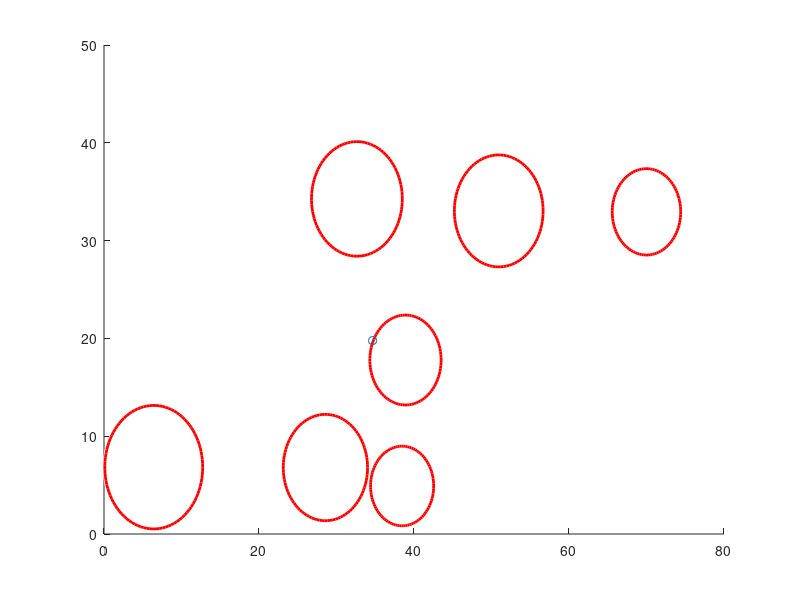

This figure's MATLAB source:
clear;clf
randrange = 2.5;
minrad = 4;
xplot = 50;
yplot = 50;
no_hubs = 7;

hubs = [xplot,yplot,randrange].*rand(no_hubs,3);
hubs(:,3) = hubs(:,3)+minrad;
[~,order] = sort(hubs(:,3),'descend');
hubs = hubs(order,:);

%%
for i = 1:no_hubs
    xmax = hubs(i,1)+hubs(i,3);
    if xmax>xplot
        hubs(i,1) = hubs(i,1)-(xmax-xplot+0.1);
    end
    ymax = hubs(i,2)+hubs(i,3);
    if ymax>yplot
        hubs(i,2) = hubs(i,2)-(ymax-yplot+0.1);
    end
    xmin = hubs(i,1)-hubs(i,3);
    if xmin < 0 
        hubs(i,1) = hubs(i,1)-xmin+0.1;
    end
    ymin = hubs(i,2)-hubs(i,3);
    if ymin < 0
        hubs(i,2) = hubs(i,2)-ymin+0.1;
    end
end 

%%
n = 1;
while n <= no_hubs 
    m = 1;
    while m <= no_hubs
        if m == n
            m = m+1;
            continue
        end
        dy = hubs(n,2)-hubs(m,2);
        dx = hubs(n,1)-hubs(m,1);
        delta = sqrt(power(dx,2)+power(dy,2));
        if delta <= hubs(n,3)+hubs(m,3)
            theta = asin(dy/delta);
            delta = hubs(n,3)+hubs(m,3);
            hubs(m,1) = hubs(m,1)+delta*cos(theta);
            hubs(m,2) = hubs(m,2)+delta*sin(theta);
            n = 1;m = 1;
        else
            m = m+1;
        end
    end
    n = n+1;
end        

%%
hubs = [hubs,zeros(no_hubs,1)];
hubs(:,4) = pi*power(hubs(:,3),2);
center = [sum(hubs(:,1).*hubs(:,4))/sum(hubs(:,4)),sum(hubs(:,2).*hubs(:,4))/sum(hubs(:,4))];

%%
hubs = [hubs,zeros(no_hubs,1)];
hubs(:,5) = sqrt(power(hubs(:,1)-center(1),2)+power(hubs(:,2)-center(2),2));
[~,order] = sort(hubs(:,5),'ascend');
hubs = hubs(order,:);


%%
viscircles(hubs(:,1:2),hubs(:,3))
hold on 
scatter(center(1),center(2))
hold off
